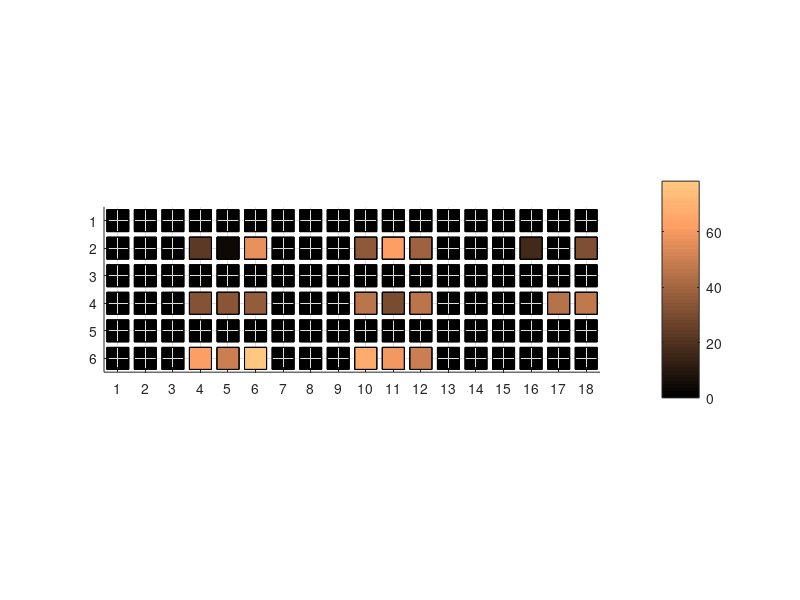

Write MATLAB code to recreate this figure.


clear all;
close all;
aux = load('HitStats_110408_1845.dat');

hit = aux(1:6,:);
pass = aux(7:12,:);

a = find(pass == 0);
pass(a)=1;

p = (hit./pass)*100;


h = bar3(p);
for i = 1:length(h)
    zdata = ones(6*size(p,1),4);
    k = 1;
    for j = 0:6:(6*size(p,1)-6)
        zdata(j+1:j+6,:) = p(k,i);
        k = k+1;
    end
    set(h(i),'Cdata',zdata)
end
colormap copper
colorbar

shading interp
for i = 1:length(h)
    zdata = get(h(i),'Zdata');
    set(h(i),'Cdata',zdata)
    set(h,'EdgeColor','k')
end

view([0 90]);